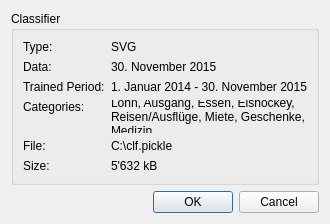
<?xml version="1.0" encoding="UTF-8"?>
<ui version="4.0">
 <class>Dialog</class>
 <widget class="QDialog" name="Dialog">
  <property name="geometry">
   <rect>
    <x>0</x>
    <y>0</y>
    <width>294</width>
    <height>224</height>
   </rect>
  </property>
  <property name="windowTitle">
   <string>Dialog</string>
  </property>
  <layout class="QVBoxLayout" name="verticalLayout">
   <item>
    <widget class="QGroupBox" name="groupBox">
     <property name="title">
      <string>Classifier</string>
     </property>
     <layout class="QGridLayout" name="gridLayout">
      <item row="4" column="1">
       <widget class="QLabel" name="label_4">
        <property name="text">
         <string>C:\clf.pickle</string>
        </property>
       </widget>
      </item>
      <item row="0" column="1">
       <widget class="QLabel" name="label_2">
        <property name="text">
         <string>SVG</string>
        </property>
       </widget>
      </item>
      <item row="2" column="0">
       <widget class="QLabel" name="label">
        <property name="sizePolicy">
         <sizepolicy hsizetype="Fixed" vsizetype="Preferred">
          <horstretch>0</horstretch>
          <verstretch>0</verstretch>
         </sizepolicy>
        </property>
        <property name="text">
         <string>Trained Period:</string>
        </property>
       </widget>
      </item>
      <item row="4" column="0">
       <widget class="QLabel" name="label_3">
        <property name="sizePolicy">
         <sizepolicy hsizetype="Fixed" vsizetype="Preferred">
          <horstretch>0</horstretch>
          <verstretch>0</verstretch>
         </sizepolicy>
        </property>
        <property name="text">
         <string>File:</string>
        </property>
       </widget>
      </item>
      <item row="2" column="1">
       <widget class="QLabel" name="label_8">
        <property name="text">
         <string>1. Januar 2014 - 30. November 2015</string>
        </property>
       </widget>
      </item>
      <item row="5" column="0">
       <widget class="QLabel" name="label_5">
        <property name="text">
         <string>Size:</string>
        </property>
       </widget>
      </item>
      <item row="5" column="1">
       <widget class="QLabel" name="label_6">
        <property name="text">
         <string>5'632 kB</string>
        </property>
       </widget>
      </item>
      <item row="1" column="1">
       <widget class="QLabel" name="label_10">
        <property name="text">
         <string>30. November 2015</string>
        </property>
       </widget>
      </item>
      <item row="0" column="0">
       <widget class="QLabel" name="label_7">
        <property name="text">
         <string>Type:</string>
        </property>
       </widget>
      </item>
      <item row="1" column="0">
       <widget class="QLabel" name="label_9">
        <property name="text">
         <string>Data:</string>
        </property>
       </widget>
      </item>
      <item row="3" column="0">
       <widget class="QLabel" name="label_11">
        <property name="text">
         <string>Categories:</string>
        </property>
        <property name="alignment">
         <set>Qt::AlignLeading|Qt::AlignLeft|Qt::AlignTop</set>
        </property>
       </widget>
      </item>
      <item row="3" column="1">
       <widget class="QLabel" name="label_12">
        <property name="text">
         <string>Lohn, Ausgang, Essen, Eishockey, Reisen/Ausflüge, Miete, Geschenke, Medizin</string>
        </property>
        <property name="wordWrap">
         <bool>true</bool>
        </property>
       </widget>
      </item>
     </layout>
    </widget>
   </item>
   <item>
    <widget class="QDialogButtonBox" name="buttonBox">
     <property name="orientation">
      <enum>Qt::Horizontal</enum>
     </property>
     <property name="standardButtons">
      <set>QDialogButtonBox::Cancel|QDialogButtonBox::Ok</set>
     </property>
    </widget>
   </item>
  </layout>
 </widget>
 <resources/>
 <connections>
  <connection>
   <sender>buttonBox</sender>
   <signal>accepted()</signal>
   <receiver>Dialog</receiver>
   <slot>accept()</slot>
   <hints>
    <hint type="sourcelabel">
     <x>248</x>
     <y>254</y>
    </hint>
    <hint type="destinationlabel">
     <x>157</x>
     <y>274</y>
    </hint>
   </hints>
  </connection>
  <connection>
   <sender>buttonBox</sender>
   <signal>rejected()</signal>
   <receiver>Dialog</receiver>
   <slot>reject()</slot>
   <hints>
    <hint type="sourcelabel">
     <x>316</x>
     <y>260</y>
    </hint>
    <hint type="destinationlabel">
     <x>286</x>
     <y>274</y>
    </hint>
   </hints>
  </connection>
 </connections>
</ui>
